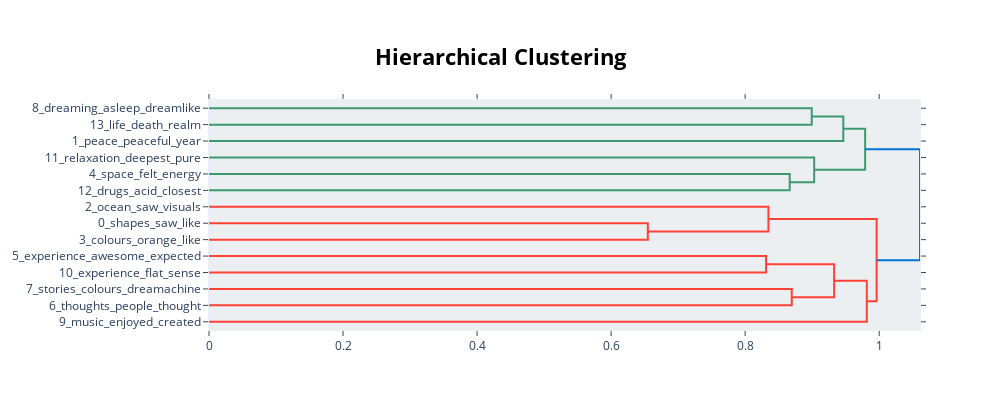

Source (notebook cell):
### Code cell
#Visualize the documents that belong to the top 10 topics
model.visualize_heatmap()
model.visualize_hierarchy()

### Figure 1 — Plotly figure (JSON) as saved in the notebook; plotly's stock layout.template omitted (floating-point values rounded to 4 significant figures)
{"data": [{"hoverinfo": "text", "marker": {"color": "rgb(61,153,112)"}, "mode": "lines", "type": "scatter", "x": [0, 0.8994, 0.8994, 0], "xaxis": "x", "y": [-5, -5, -15, -15], "yaxis": "y"}, {"hoverinfo": "text", "marker": {"color": "rgb(61,153,112)"}, "mode": "lines", "type": "scatter", "x": [0.8994, 0.9465, 0.9465, 0], "xaxis": "x", "y": [-10, -10, -25, -25], "yaxis": "y"}, {"hoverinfo": "text", "marker": {"color": "rgb(61,153,112)"}, "mode": "lines", "type": "scatter", "x": [0, 0.8665, 0.8665, 0], "xaxis": "x", "y": [-45, -45, -55, -55], "yaxis": "y"}, {"hoverinfo": "text", "marker": {"color": "rgb(61,153,112)"}, "mode": "lines", "type": "scatter", "x": [0, 0.903, 0.903, 0.8665], "xaxis": "x", "y": [-35, -35, -50, -50], "yaxis": "y"}, {"hoverinfo": "text", "marker": {"color": "rgb(61,153,112)"}, "mode": "lines", "type": "scatter", "x": [0.9465, 0.9791, 0.9791, 0.903], "xaxis": "x", "y": [-17.5, -17.5, -42.5, -42.5], "yaxis": "y"}, {"hoverinfo": "text", "marker": {"color": "rgb(255,65,54)"}, "mode": "lines", "type": "scatter", "x": [0, 0.6548, 0.6548, 0], "xaxis": "x", "y": [-75, -75, -85, -85], "yaxis": "y"}, {"hoverinfo": "text", "marker": {"color": "rgb(255,65,54)"}, "mode": "lines", "type": "scatter", "x": [0, 0.8347, 0.8347, 0.6548], "xaxis": "x", "y": [-65, -65, -80, -80], "yaxis": "y"}, {"hoverinfo": "text", "marker": {"color": "rgb(255,65,54)"}, "mode": "lines", "type": "scatter", "x": [0, 0.8313, 0.8313, 0], "xaxis": "x", "y": [-95, -95, -105, -105], "yaxis": "y"}, {"hoverinfo": "text", "marker": {"color": "rgb(255,65,54)"}, "mode": "lines", "type": "scatter", "x": [0, 0.8696, 0.8696, 0], "xaxis": "x", "y": [-115, -115, -125, -125], "yaxis": "y"}, {"hoverinfo": "text", "marker": {"color": "rgb(255,65,54)"}, "mode": "lines", "type": "scatter", "x": [0.8313, 0.9328, 0.9328, 0.8696], "xaxis": "x", "y": [-100, -100, -120, -120], "yaxis": "y"}, {"hoverinfo": "text", "marker": {"color": "rgb(255,65,54)"}, "mode": "lines", "type": "scatter", "x": [0.9328, 0.9815, 0.9815, 0], "xaxis": "x", "y": [-110, -110, -135, -135], "yaxis": "y"}, {"hoverinfo": "text", "marker": {"color": "rgb(255,65,54)"}, "mode": "lines", "type": "scatter", "x": [0.8347, 0.9962, 0.9962, 0.9815], "xaxis": "x", "y": [-72.5, -72.5, -122.5, -122.5], "yaxis": "y"}, {"hoverinfo": "text", "marker": {"color": "rgb(0,116,217)"}, "mode": "lines", "type": "scatter", "x": [0.9791, 1.061, 1.061, 0.9962], "xaxis": "x", "y": [-30, -30, -97.5, -97.5], "yaxis": "y"}], "layout": {"autosize": false, "height": 410, "hoverlabel": {"bgcolor": "white", "font": {"family": "Rockwell", "size": 16}}, "hovermode": "closest", "plot_bgcolor": "#ECEFF1", "showlegend": false, "title": {"font": {"color": "Black", "size": 22}, "text": "<b>Hierarchical Clustering</b>", "x": 0.5, "xanchor": "center", "yanchor": "top"}, "width": 1000, "xaxis": {"mirror": "allticks", "rangemode": "tozero", "showgrid": false, "showline": true, "showticklabels": true, "ticks": "outside", "type": "linear", "zeroline": false}, "yaxis": {"mirror": "allticks", "range": [-140, 0], "rangemode": "tozero", "showgrid": false, "showline": true, "showticklabels": true, "tickmode": "array", "ticks": "outside", "ticktext": ["8_dreaming_asleep_dreamlike", "13_life_death_realm", "1_peace_peaceful_year", "11_relaxation_deepest_pure", "4_space_felt_energy", "12_drugs_acid_closest", "2_ocean_saw_visuals", "0_shapes_saw_like", "3_colours_orange_like", "5_experience_awesome_expected", "10_experience_flat_sense", "7_stories_colours_dreamachine", "6_thoughts_people_thought", "9_music_enjoyed_created"], "tickvals": [-5, -15, -25, -35, -45, -55, -65, -75, -85, -95, -105, -115, -125, -135], "type": "linear", "zeroline": false}}}
